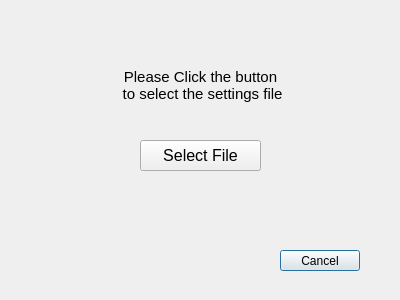
<?xml version="1.0" encoding="UTF-8"?>
<ui version="4.0">
 <class>Dialog</class>
 <widget class="QDialog" name="Dialog">
  <property name="geometry">
   <rect>
    <x>0</x>
    <y>0</y>
    <width>400</width>
    <height>300</height>
   </rect>
  </property>
  <property name="windowTitle">
   <string>Dialog</string>
  </property>
  <widget class="QLabel" name="label">
   <property name="geometry">
    <rect>
     <x>110</x>
     <y>60</y>
     <width>181</width>
     <height>51</height>
    </rect>
   </property>
   <property name="font">
    <font>
     <pointsize>11</pointsize>
    </font>
   </property>
   <property name="text">
    <string>Please Click the button 
 to select the settings file</string>
   </property>
   <property name="alignment">
    <set>Qt::AlignCenter</set>
   </property>
  </widget>
  <widget class="QPushButton" name="okButton">
   <property name="geometry">
    <rect>
     <x>280</x>
     <y>250</y>
     <width>80</width>
     <height>21</height>
    </rect>
   </property>
   <property name="text">
    <string>Cancel</string>
   </property>
   <property name="default">
    <bool>true</bool>
   </property>
  </widget>
  <widget class="QPushButton" name="selectFileButton">
   <property name="geometry">
    <rect>
     <x>140</x>
     <y>140</y>
     <width>121</width>
     <height>31</height>
    </rect>
   </property>
   <property name="font">
    <font>
     <pointsize>12</pointsize>
    </font>
   </property>
   <property name="text">
    <string>Select File</string>
   </property>
  </widget>
 </widget>
 <resources/>
 <connections/>
</ui>
